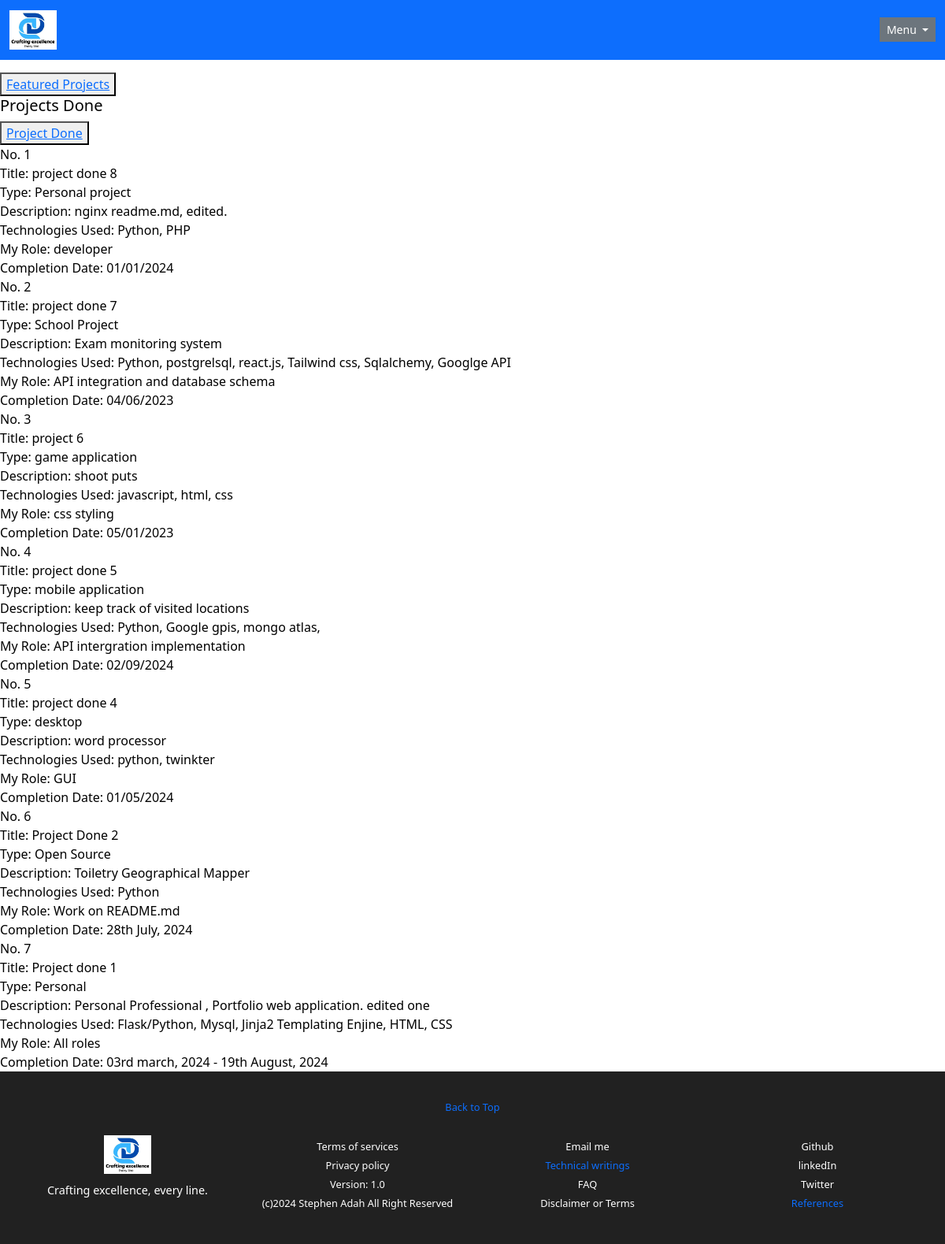
The page /project_done/view on the database its author committed.
### app/models/project_done.py (models this page shows, shortened)
class ProjectDone(db.Model):
    __tablename__ = 'projects_done'
    project_done_id: Mapped[int] = mapped_column(primary_key=True)
    date_created: Mapped[datetime] = mapped_column(
        DateTime, default=datetime.utcnow
    )
    date_updated: Mapped[datetime] = mapped_column(
        DateTime, default=datetime.utcnow, onupdate=datetime.utcnow
    )
    title: Mapped[str] = mapped_column(String(length=1024))
    project_type: Mapped[str] = mapped_column(String(length=1024))
    description: Mapped[str] = mapped_column(Text)
    stacks: Mapped[str] = mapped_column(String(length=1024))
    role: Mapped[str] = mapped_column(String(length=1024))
    date_cmptd: Mapped[str] = mapped_column(String(length=1024))

### app/routes/projects_done.py (the view)
@projects_done_bp.route("/project_done/view", methods=['GET'], strict_slashes=False)
def view_projects_done():
        projects_done = ProjectDone.query.all()
        return render_template('view_projects_done.html', projects_done=projects_done)

### app/templates/view_projects_done.html (shortened to what this page needs)
{% extends "base.html" %}
{% block content %}
   <nav>
      <button>
          <a href="{{ url_for('main.featured_projects.view_featured_projects') }}">Featured Projects</a>
      </button>
      <h5>Projects Done</h5>
      <button>
          <a href="{{ url_for('main.projects_done.view_projects_done') }}">Project Done</a>
      </button>
   </nav>
   {% for project_done in projects_done[::-1] %}
     <div>
        <div>No. {{ loop.index }}</div>
        <div>Title: {{ project_done.title }}</div>
        <div>Type: {{ project_done.project_type }}</div>
        <div>Description: {{ project_done.description }}</div>
        <div>Technologies Used: {{ project_done.stacks }}</div>
        <div>My Role: {{ project_done.role }}</div>
        <div>Completion Date: {{ project_done.date_cmptd }}</div>
     </div>
   {% endfor %}
{% endblock %}

### app/templates/base.html (style rules this page uses)
body { background-color: white; color: black; }

### rows shown on the page
ProjectDone: title "project done 8", project_type "Personal project", description "nginx readme.md, edited.", stacks "Python, PHP", role "developer", date_cmptd "01/01/2024"
ProjectDone: title "project done 7", project_type "School Project", description "Exam monitoring system", stacks "Python, postgrelsql, react.js, Tailwind css, Sqlalchemy, Googlge API", role "API integration and database schema", date_cmptd "04/06/2023"
ProjectDone: title "project 6", project_type "game application", description "shoot puts", stacks "javascript, html, css", role "css styling", date_cmptd "05/01/2023"
ProjectDone: title "project done 5", project_type "mobile application", description "keep track of visited locations", stacks "Python, Google gpis, mongo atlas,", role "API intergration implementation", date_cmptd "02/09/2024"
ProjectDone: title "project done 4", project_type "desktop", description "word processor", stacks "python, twinkter", role "GUI", date_cmptd "01/05/2024"
ProjectDone: title "Project Done 2", project_type "Open Source", description "Toiletry Geographical Mapper", stacks "Python", role "Work on README.md", date_cmptd "28th July, 2024"
ProjectDone: title "Project done 1", project_type "Personal", description "Personal Professional , Portfolio web application. edited one", stacks "Flask/Python, Mysql, Jinja2 Templating Enjine, HTML, CSS", role "All roles", date_cmptd "03rd march, 2024 - 19th August, 2024"
